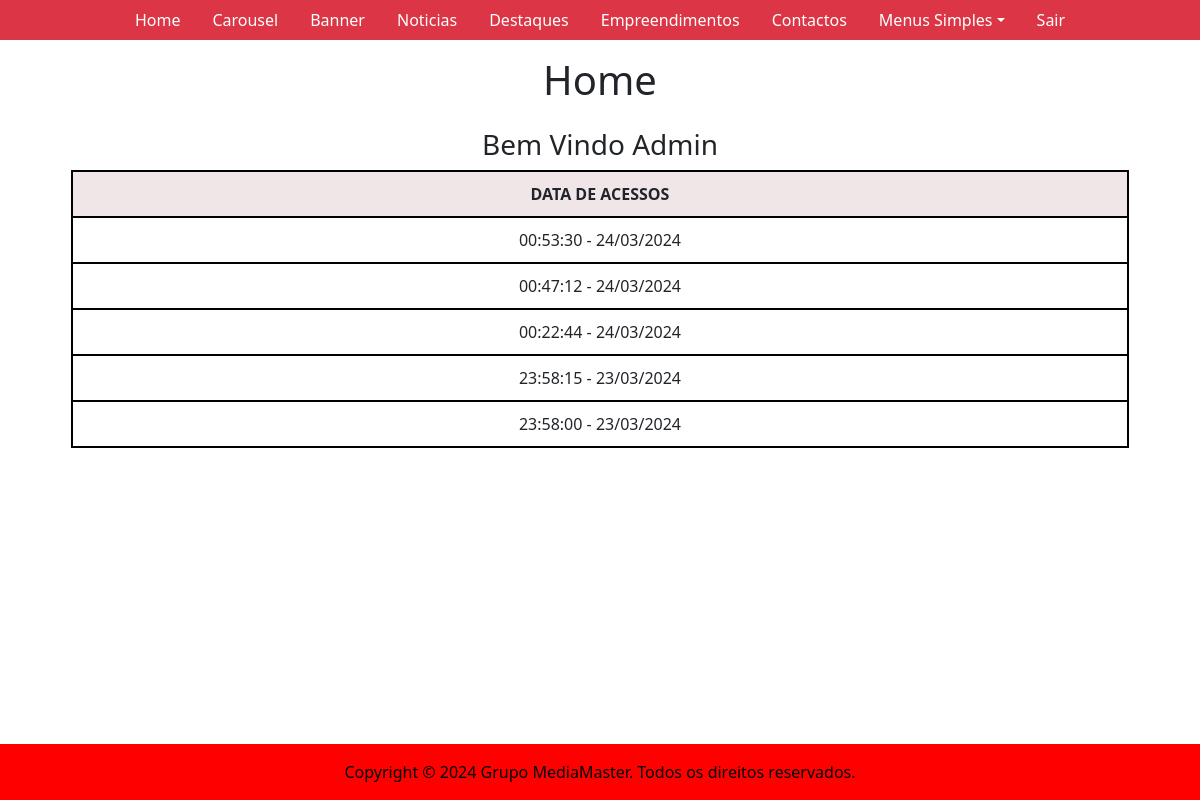
/backoffice/home.php (signed in), run on the app's committed database.
### tables this page shows
CREATE TABLE `acessos` (
  `id` int(11) NOT NULL,
  `data` varchar(50) NOT NULL,
  `id_colaborador` int(11) NOT NULL
);

### backoffice/home.php (called while the page is built)
<?php
require("componentes/header.php");
require("paginas/home_main.php");
require("componentes/footer.php");
?>

### helpers/base_dados_helper.php (called while the page is built, shortened)
<?php
$pdo = new PDO("mysql:host=localhost;dbname=construcao_e_habitacao_bd;charset=utf8mb4;", "root", "");
function selectSQL($sql){
    global $pdo;
    $consulta = $pdo->query($sql);
    $resultado = $consulta->fetchAll(PDO::FETCH_ASSOC);
    return $resultado;
}
?>

### backoffice/paginas/home_main.php (the view)
<?php
$user = $_SESSION["user"];
$usuario_encontrado = $_SESSION["user"];
$id = $usuario_encontrado["id"];
$historico = selectSQL("SELECT * FROM acessos WHERE id_colaborador=$id ORDER BY id DESC");
?>
<main class="container-fluid">
    <div class="row my-3">
        <div class="col-12 text-center">
            <h1>Home</h1>
        </div>
    </div>
    <div class="row mt-3">
        <div class="col-12 text-center d-flex justify-content-center">
            <h3>Bem Vindo <?= $user["nome"] . " " . $user["apelido"] ?></h3>
        </div>
        <div class="col-12">
            <table>
                <tr>
                    <th>Data de Acessos</th>
                </tr>
                <?php foreach($historico as $i => $h): ?>
                    <tr>
                        <td><?= $h["data"]; ?></td>
                    </tr>
                <?php endforeach; ?>
            </table>
        </div>
    </div>
</main>

### backoffice/style.css (style rules this page uses)
table, th, td { border: 2px solid black; border-collapse: collapse; margin: auto; text-align: center; }
th { text-transform: uppercase; background-color: rgba(111, 5, 19, 0.1); }
th, td { padding: 10px 5px; }
table { width: 90%; }

### data on the page
acessos: data "00:53:30 - 24/03/2024"
acessos: data "00:47:12 - 24/03/2024"
acessos: data "00:22:44 - 24/03/2024"
acessos: data "23:58:15 - 23/03/2024"
acessos: data "23:58:00 - 23/03/2024"

### other printed values
$user["nome"] "Admin"
